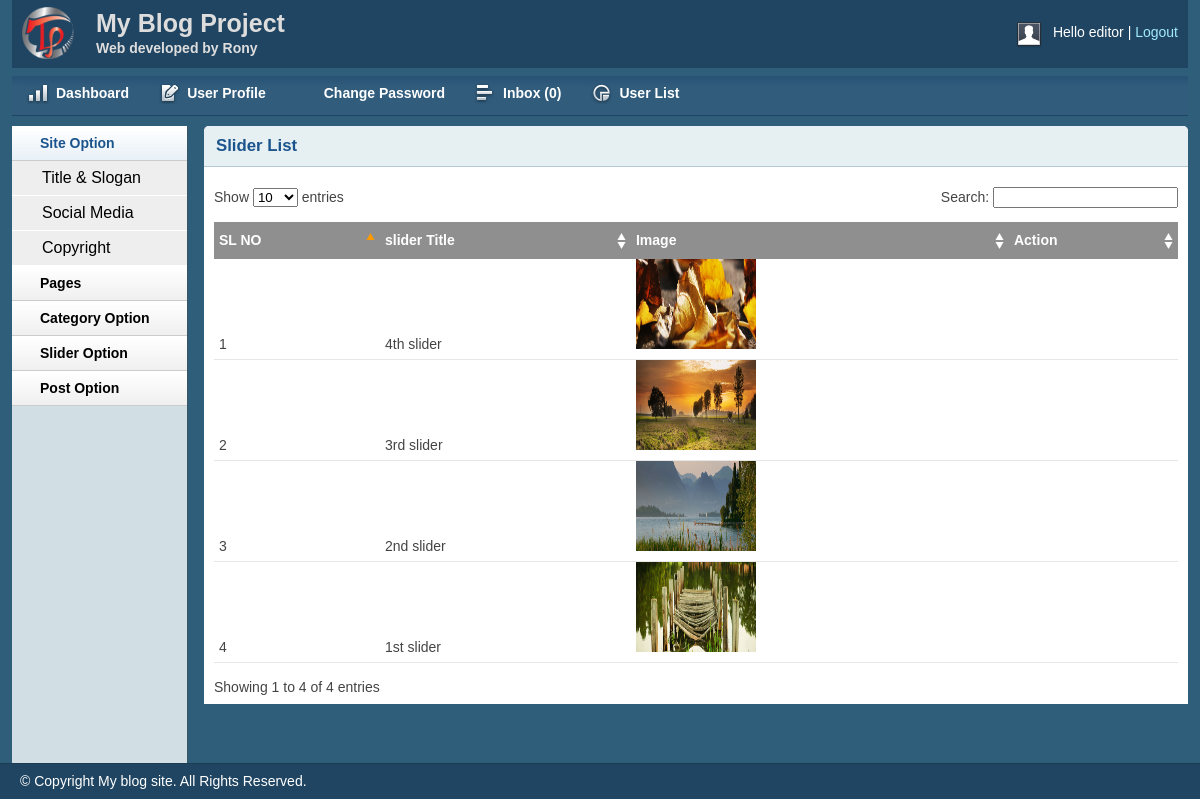
Page /admin/sliderlist.php (signed in) on the committed database.
### tables this page shows
CREATE TABLE `tbl_slider` (
  `id` int(11) NOT NULL,
  `title` varchar(255) NOT NULL,
  `image` varchar(255) NOT NULL
);

### classes/Post.php (called while the page is built, shortened)
<?php
   $filepath = realpath(dirname(__FILE__));
    include_once ($filepath.'/../lib/Database.php');
?>
<?php
  class Post{
  	 private $db;
	 public function __construct(){
		$this->db=new Database();
	}
    public function ALLSlider(){
    	$query ="SELECT * FROM tbl_slider";
    	$result= $this->db->select($query);
    	return $result;
    }
}
?>

### lib/Database.php (called while the page is built, shortened)
<?php
Class Database{
 public $host   = DB_HOST;
 public $user   = DB_USER;
 public $pass   = DB_PASS;
 public $dbname = DB_NAME;
 public $link;
private function connectDB(){
 $this->link = new mysqli($this->host, $this->user, $this->pass, $this->dbname);
 }
public function select($query){
  $result = $this->link->query($query) or die($this->link->error.__LINE__);
  if($result->num_rows > 0){
    return $result;
  } else {
    return false;
  }
 }
}

### admin/sliderlist.php (the view, shortened to what this page needs)
<?php include 'inc/header.php';?>
<?php include 'inc/sidebar.php';?>
<div class="grid_10">
    <div class="box round first grid">
        <h2>Slider List</h2>
        <div class="block">
            <table class="data display datatable" id="example">
			<thead>
				<tr>
					<th>SL NO</th>
					<th>slider Title</th>
					<th>Image</th>
					<th>Action</th>
				</tr>
			</thead>
			<tbody>
				<?php
				    $GetSlider = $pt->ALLSlider();
				    if ($GetSlider)
				    $i=0; {
				    	while($result = $GetSlider->fetch_assoc()) {
				    		$i++;
				?>
				<tr class="odd gradeX">
					<td><?php echo $i;?></td>
					<td><?php echo $result['title'];?></td>
					<td><img src="<?php echo $result['image'];?>"  height="90px" width="120px"/></td>
					<td>
					</td>
				</tr>
			<?php } } ?>
				</tbody>
			</table>
       </div>
    </div>
 </div>
<?php include 'inc/footer.php';?>

### admin/css/text.css (style rules this page uses)
body { font: 13px/1.5 Tahoma, Helvetica, Arial, 'Liberation Sans', FreeSans, sans-serif; }
h2 { font-size: 23px; }
p, dl, hr, h1, h2, h3, h4, h5, h6, ol, ul, pre, table, address, fieldset { margin-bottom: 20px; }

### admin/css/grid.css (style rules this page uses)
.grid_1, .grid_2, .grid_3, .grid_4, .grid_5, .grid_6, .grid_7, .grid_8, .grid_9, .grid_10, .grid_11, .grid_12, .grid_13, .grid_14, .grid_15, .grid_16 { display: inline; float: left; margin-left: 1%; margin-right: 1%; }
.container_12 .grid_10 { width: 81.333%; }

### admin/css/layout.css (style rules this page uses)
body { background: #fff none repeat scroll 0 0; color: #444; font-size: 14px; padding: 0; }
h1, h2, h3, h4, h5, h6 { line-height:1.2em; margin-bottom:.3em; }
h2 { margin-top:1em; }
.box { background:#fff; margin-bottom:20px; padding:10px 10px 10px 10px; margin-left:-8px; }
.box.grid { padding-bottom:40px; }
.box.round { -moz-border-radius: 5px 5px 0px 0px; -webkit-border-radius: 5px 5px 0px 0px; border-radius: 5px 5px 0px 0px; }
.box h2 { font-size:1.2em; font-weight:bold; color:#1B548D; background:#E6F0F3; margin:-10px -10px 0 -10px; padding:10px 12px; border-bottom:1px solid #B3CBD6; -moz-border-radius: 5px 5px 0px 0px; -webkit-border-radius: 5px 5px 0px 0px; border-radius: 5px 5px 0px 0px; }
.box.first { min-height: 406px; }
.block { padding-top:20px; }
.block { padding-bottom:1px; }
table.display { margin: 0 auto; clear: both; width: 100%; }
.sorting_asc { background: #8f8f8f url(../img/table/sort_asc.png) no-repeat center right; padding:8px 5px; text-align:left; color:#fff; }
.sorting { background:#8f8f8f url(../img/table/sort_both.png) no-repeat center right; padding:8px 5px; text-align:left; color:#fff; }
tr.odd { height: 30px; line-height: 30px; border-bottom:1px solid #e6e6e6; }
tr.even { height: 30px; line-height: 30px; border-bottom:1px solid #e6e6e6; }
tr.odd td, tr.even td { padding-left:5px; }

### rows in the picture
tbl_slider: title "4th slider", image (picture)
tbl_slider: title "3rd slider", image (picture)
tbl_slider: title "2nd slider", image (picture)
tbl_slider: title "1st slider", image (picture)

### other values in the picture
Session::get('adminUser') "editor"
